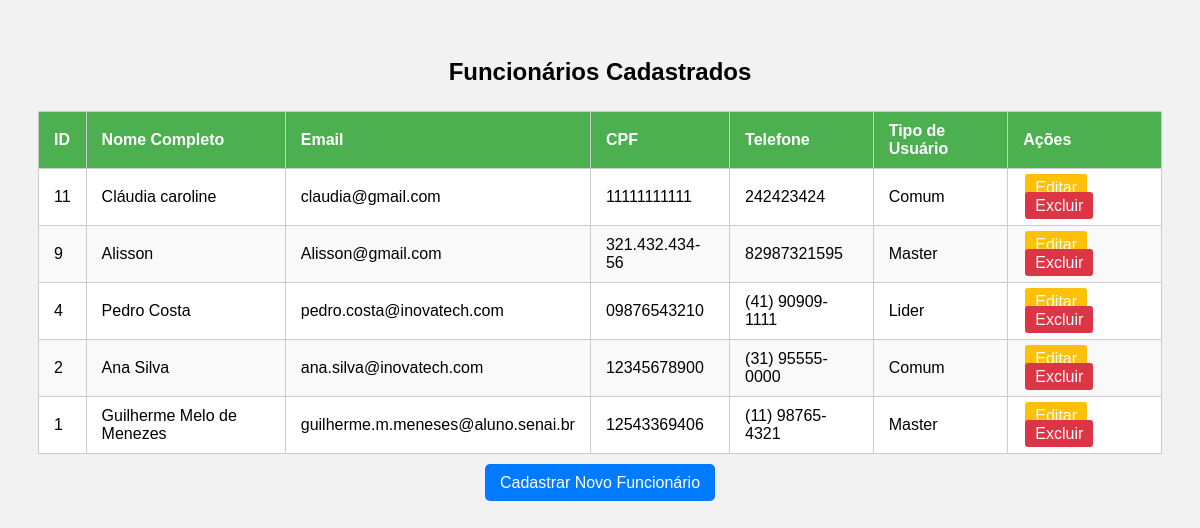
The page /process/exibir_funcionarios.php on the database its author committed.
### tables this page shows
CREATE TABLE IF NOT EXISTS `funcionarios` (
  `funcionario_id` int NOT NULL AUTO_INCREMENT,
  `nome_completo` varchar(255) NOT NULL,
  `email` varchar(255) NOT NULL,
  `foto_func` varchar(50) DEFAULT NULL,
  `cpf` varchar(14) NOT NULL,
  `senha_hash` varchar(255) NOT NULL,
  `telefone_celular` varchar(20) DEFAULT NULL,
  `cargo` enum('Administrador','Diretor','Gerente','Supervisor','Funcionario','Tecnico') NOT NULL,
  `tipo_usuario` enum('Master','Lider','Comum') NOT NULL,
  `setor` enum('Tecnologia da Informação','Saúde e Bem-Estar','Serviços Financeiros','Varejo e Comércio','Educação','Construção Civil','Indústria Manufatureira','Mídia e Entretenimento','Governo e Setor Público','Turismo e Hotelaria','Serviços Imobiliários','Biotecnologia','Sustentabilidade e Meio Ambiente','Marketing e Publicidade','Indústria Alimentícia','Consultoria','Setor Agrícola','Energia','Transporte e Logística','Recursos Humanos') DEFAULT NULL,
  `data_cadastro` datetime NOT NULL DEFAULT CURRENT_TIMESTAMP,
  `endereco` varchar(50) DEFAULT '',
  `bairro` varchar(50) DEFAULT '',
  `cep` int DEFAULT NULL,
  PRIMARY KEY (`funcionario_id`),
  UNIQUE KEY `email` (`email`),
  UNIQUE KEY `cpf` (`cpf`)
);

### process/exibir_funcionarios.php (the view, shortened to what this page needs)
<?php
include_once('../php/config.php');
try {
    $stmt = $conn->query("SELECT * FROM funcionarios ORDER BY funcionario_id DESC");
    $funcionarios = $stmt->fetchAll(PDO::FETCH_ASSOC);
} catch (PDOException $e) {
    echo "Erro ao buscar os dados: " . $e->getMessage();
    exit();
}
?>
<!DOCTYPE html>
<html lang="pt-BR">
<head>
</head>
<body>
    <h2>Funcionários Cadastrados</h2>
    <table>
        <thead>
            <tr>
                <th>ID</th>
                <th>Nome Completo</th>
                <th>Email</th>
                <th>CPF</th>
                <th>Telefone</th>
                <th>Tipo de Usuário</th>
                <th>Ações</th>
            </tr>
        </thead>
        <tbody>
            <?php if ($funcionarios): ?>
                <?php foreach ($funcionarios as $func): ?>
                    <tr>
                        <td><?= htmlspecialchars($func['funcionario_id']) ?></td>
                        <td><?= htmlspecialchars($func['nome_completo']) ?></td>
                        <td><?= htmlspecialchars($func['email']) ?></td>
                        <td><?= htmlspecialchars($func['cpf']) ?></td>
                        <td><?= htmlspecialchars($func['telefone_celular']) ?></td>
                        <td><?= htmlspecialchars($func['tipo_usuario']) ?></td>
                        <td>
                            <a href="editarFuncionario.php?id=<?= htmlspecialchars($func['funcionario_id']) ?>" class="btn-acao btn-editar">Editar</a>
                            <a href="excluirFuncionario.php?id=<?= htmlspecialchars($func['funcionario_id']) ?>" class="btn-acao btn-excluir" onclick="return confirm('Tem certeza que deseja excluir este funcionário?');">Excluir</a>
                        </td>
                    </tr>
                <?php endforeach; ?>
            <?php else: ?>
                <tr>
                    <td colspan="7">Nenhum funcionário cadastrado.</td>
                </tr>
            <?php endif; ?>
        </tbody>
    </table>
    <div class="voltar">
        <a href="../insertFuncionarios.html">Cadastrar Novo Funcionário</a>
    </div>
</body>
</html>

### process/exibir_funcionarios.php (style rules this page uses)
body { font-family: Arial, sans-serif; background-color: #f2f2f2; padding: 30px; }
h2 { text-align: center; margin-bottom: 25px; }
table { width: 100%; border-collapse: collapse; background-color: #fff; }
th, td { padding: 10px 15px; border: 1px solid #ccc; text-align: left; }
th { background-color: #4CAF50; color: white; }
tr:nth-child(even) { background-color: #f9f9f9; }
.voltar { margin-top: 20px; text-align: center; }
.voltar a { background-color: #007bff; color: white; padding: 10px 15px; text-decoration: none; border-radius: 5px; }
.btn-acao { padding: 5px 10px; margin: 0 2px; text-decoration: none; border-radius: 3px; color: white; }
.btn-editar { background-color: #ffc107; }
.btn-excluir { background-color: #dc3545; }

### rows shown on the page
funcionarios: funcionario_id "11", nome_completo "Cláudia caroline", email "claudia@gmail.com", cpf "11111111111", telefone_celular "242423424", tipo_usuario "Comum"
funcionarios: funcionario_id "9", nome_completo "Alisson", email "Alisson@gmail.com", cpf "321.432.434-56", telefone_celular "82987321595", tipo_usuario "Master"
funcionarios: funcionario_id "4", nome_completo "Pedro Costa", email "pedro.costa@inovatech.com", cpf "09876543210", telefone_celular "(41) 90909-1111", tipo_usuario "Lider"
funcionarios: funcionario_id "2", nome_completo "Ana Silva", email "ana.silva@inovatech.com", cpf "12345678900", telefone_celular "(31) 95555-0000", tipo_usuario "Comum"
funcionarios: funcionario_id "1", nome_completo "Guilherme Melo de Menezes", email "guilherme.m.meneses@aluno.senai.br", cpf "12543369406", telefone_celular "(11) 98765-4321", tipo_usuario "Master"
